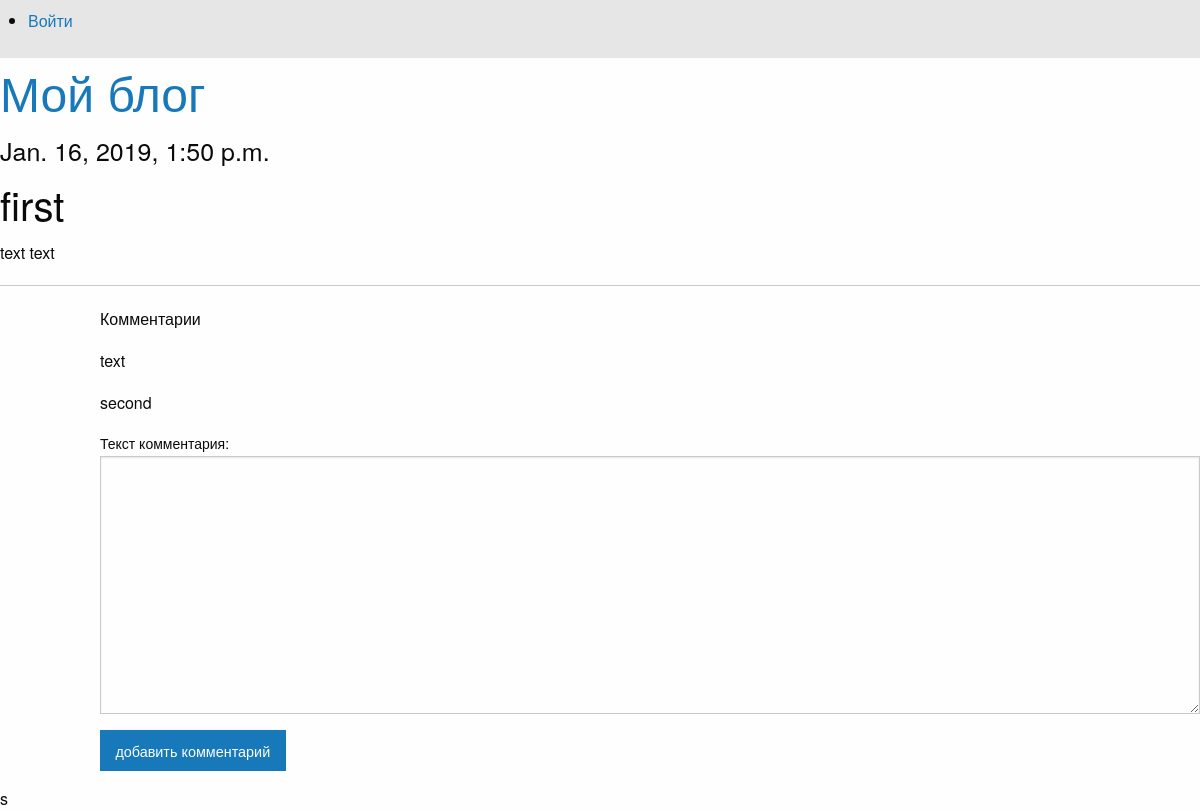
/basicview/articles/get/1/, run on an earlier commit of the app's database.
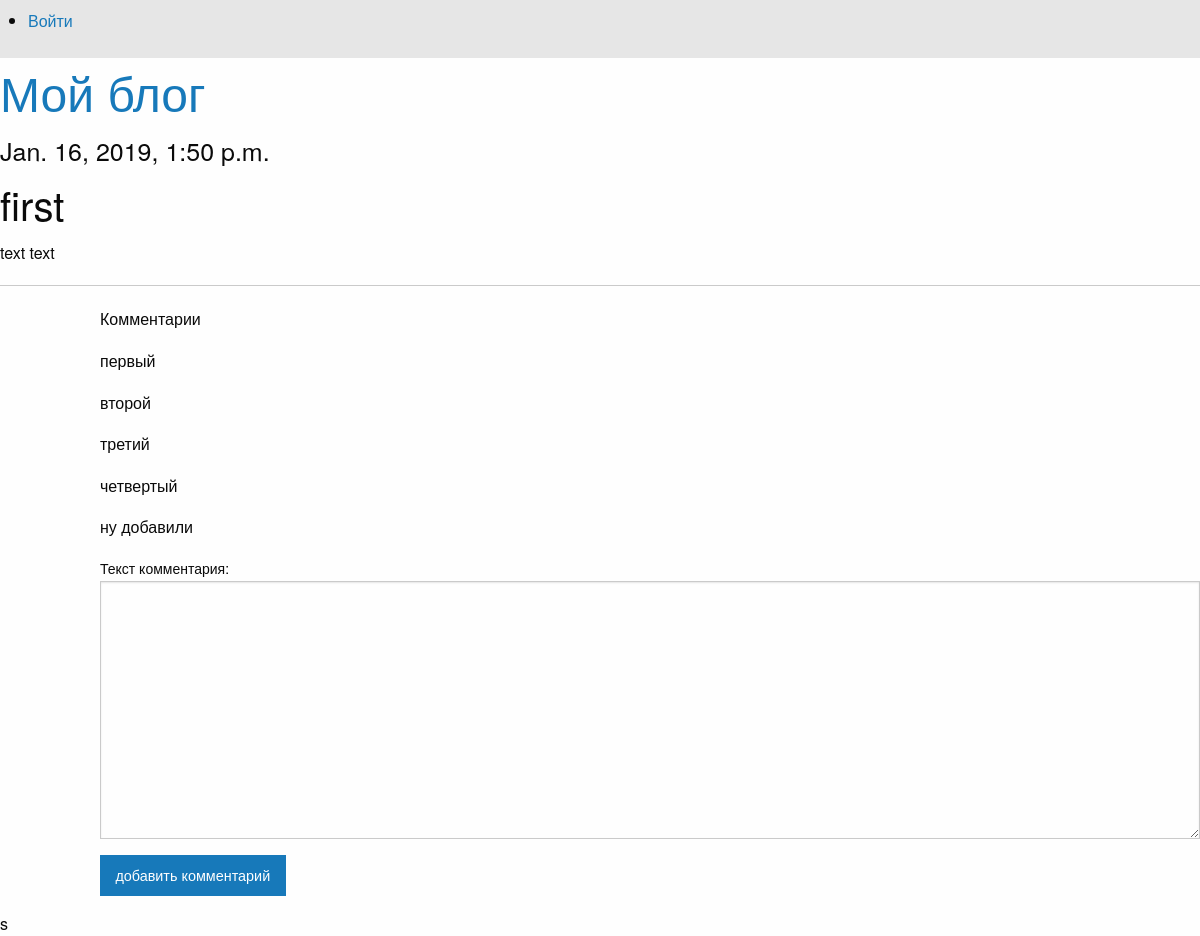
And on a later commit of the database.
### article/models.py (models this page shows)
class Comments(models.Model):
    class Meta():
        db_table = "comments"
    comments_text = models.TextField(verbose_name="текст комментария")
    comments_article = models.ForeignKey(Article, on_delete=models.PROTECT)

### article/views.py (the view)
# urls.py: url(r'^articles/get/(?P<article_id>\d+)/$', views.article, name='article'),
def article(request, article_id=1):
    comment_form = CommentForm
    args = {}
    args.update(csrf(request))
    args['article'] = Article.objects.get(id=article_id)
    args['comments'] = Comments.objects.filter(comments_article_id=article_id)
    args['form'] = comment_form
    args['username'] = auth.get_user(request).username
    return render_to_response('article.html', args)

### article/templates/article.html (shortened to what this page needs)
{% extends "main.html" %}
{% block article %}
<h4>{{ article.article_date }}</h4>
<h2>{{ article.article_title }}</h2>
<p>{{ article.article_text }}</p>
<hr>
    <div class="large-offset-1 large-8 columns">
<p>Комментарии</p>
{% for comment in comments %}
   <p> {{ comment.comments_text }}</p>
{% endfor %}
    <form action="/articles/addcomment/{{ article.id }}/" method="post">
        {{ form }}
        <input type="submit" class="button" value="добавить комментарий">
    </form>
    </div>
{% endblock %}

What changed in the data, as far as the page shows it:
changed Comments: comments_text "text" → "первый"
changed Comments: comments_text "second" → "второй"
added Comments: comments_text "третий"
added Comments: comments_text "четвертый"
added Comments: comments_text "ну добавили"
